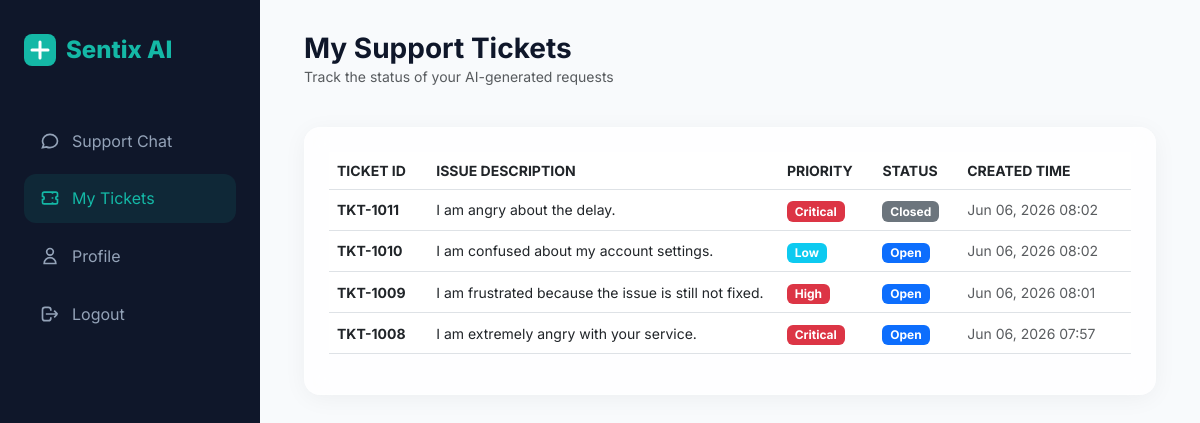
The page /my-tickets (signed in) on the database its author committed.
### models.py (models this page shows)
class Ticket(db.Model):
    __tablename__ = 'tickets'
    id = db.Column(db.Integer, primary_key=True)
    ticket_number = db.Column(db.String(20), unique=True, nullable=False)
    user_id = db.Column(db.Integer, db.ForeignKey('users.id'), nullable=False)
    assigned_agent_id = db.Column(db.Integer, db.ForeignKey('agents.id'), nullable=True)
    issue_description = db.Column(db.Text, nullable=False)
    sentiment = db.Column(db.String(20))
    emotion = db.Column(db.String(20))
    priority = db.Column(db.String(20)) # Low, Medium, High, Critical
    status = db.Column(db.String(20), default='Open') # Open, In Progress, Resolved, Closed
    created_at = db.Column(db.DateTime, default=datetime.utcnow)
    resolved_at = db.Column(db.DateTime, nullable=True)
    closed_at = db.Column(db.DateTime, nullable=True)
    activities = db.relationship('TicketActivity', backref='ticket', lazy=True, cascade="all, delete-orphan")

### app.py (the view)
@app.route('/my-tickets')
@login_required
@user_required
def my_tickets():
    status_filter = request.args.get('status', '')
    query = Ticket.query.filter_by(user_id=current_user.id)
    if status_filter:
        query = query.filter_by(status=status_filter)
    tickets = query.order_by(Ticket.created_at.desc()).all()
    return render_template('my_tickets.html', tickets=tickets)

### app.py (called while the page is built)
@login_manager.user_loader
def load_user(user_id):
    return User.query.get(int(user_id))

def user_required(f):
    @wraps(f)
    def decorated_function(*args, **kwargs):
        u = current_user.username if current_user.is_authenticated else "Anon"
        r = current_user.role if current_user.is_authenticated else "None"
        print(f"--- SECURITY CHECK: User Required ---")
        print("Logged User:", u)
        print("Role:", r)
        print("Requested URL:", request.path)
        if not current_user.is_authenticated or current_user.role != 'user':
            print("Redirecting to: /admin/dashboard (User access required)")
            flash('User access required.', 'error')
            return redirect(url_for('admin_dashboard'))
        print("Access Granted.")
        return f(*args, **kwargs)
    return decorated_function

### templates/my_tickets.html (shortened to what this page needs)
{% extends "base.html" %}
{% block content %}
<div class="container-fluid">
    <div class="d-flex justify-content-between align-items-center mb-4">
        <div>
            <h1 class="h3 fw-bold mb-0">My Support Tickets</h1>
            <p class="text-muted small">Track the status of your AI-generated requests</p>
        </div>
    </div>
    <div class="glass-card">
        <div class="table-responsive">
            <table class="table table-hover align-middle">
                <thead>
                    <tr class="text-muted small fw-bold">
                        <th>TICKET ID</th>
                        <th>ISSUE DESCRIPTION</th>
                        <th>PRIORITY</th>
                        <th>STATUS</th>
                        <th>CREATED TIME</th>
                    </tr>
                </thead>
                <tbody>
                    {% for ticket in tickets %}
                    <tr>
                        <td class="fw-bold small">{{ ticket.ticket_number }}</td>
                        <td class="small text-truncate" style="max-width: 300px;">{{ ticket.issue_description }}</td>
                        <td>
                            <span class="badge {% if ticket.priority in ['Critical', 'High'] %}bg-danger{% elif ticket.priority == 'Medium' %}bg-warning{% else %}bg-info{% endif %}">
                                {{ ticket.priority }}
                            </span>
                        </td>
                        <td>
                            <span class="badge {% if ticket.status == 'Open' %}bg-primary{% elif ticket.status == 'Resolved' %}bg-success{% else %}bg-secondary{% endif %}">
                                {{ ticket.status }}
                            </span>
                        </td>
                        <td class="text-muted small">{{ ticket.created_at.strftime('%b %d, %Y %H:%M') }}</td>
                    </tr>
                    {% endfor %}
                </tbody>
            </table>
        </div>
    </div>
</div>
{% endblock %}

### static/css/style.css (style rules this page uses)
:root { --bg-color: #F8FAFC; --sidebar-color: #0F172A; --primary-color: #0F766E; --accent-color: #14B8A6; --card-bg: #FFFFFF; --text-color: #0F172A; --text-muted: #64748B; --success: #22C55E; --warning: #F59E0B; --error: #EF4444; --border-radius: 16px; --transition: all 0.3s cubic-bezier(0.4, 0, 0.2, 1); }
body { font-family: 'Inter', system-ui, -apple-system, sans-serif; background-color: var(--bg-color); color: var(--text-color); margin: 0; overflow-x: hidden; }
.glass-card { background: rgba(255, 255, 255, 0.8); backdrop-filter: blur(12px); -webkit-backdrop-filter: blur(12px); border: 1px solid rgba(255, 255, 255, 0.3); border-radius: var(--border-radius); box-shadow: 0 4px 24px -1px rgba(0, 0, 0, 0.05); padding: 1.5rem; transition: var(--transition); }

### rows shown on the page
Ticket: ticket_number "TKT-1011", issue_description "I am angry about the delay.", priority "Critical", status "Closed", created_at "Jun 06, 2026 08:02"
Ticket: ticket_number "TKT-1010", issue_description "I am confused about my account settings.", priority "Low", status "Open", created_at "Jun 06, 2026 08:02"
Ticket: ticket_number "TKT-1009", issue_description "I am frustrated because the issue is still not fixed.", priority "High", status "Open", created_at "Jun 06, 2026 08:01"
Ticket: ticket_number "TKT-1008", issue_description "I am extremely angry with your service.", priority "Critical", status "Open", created_at "Jun 06, 2026 07:57"
